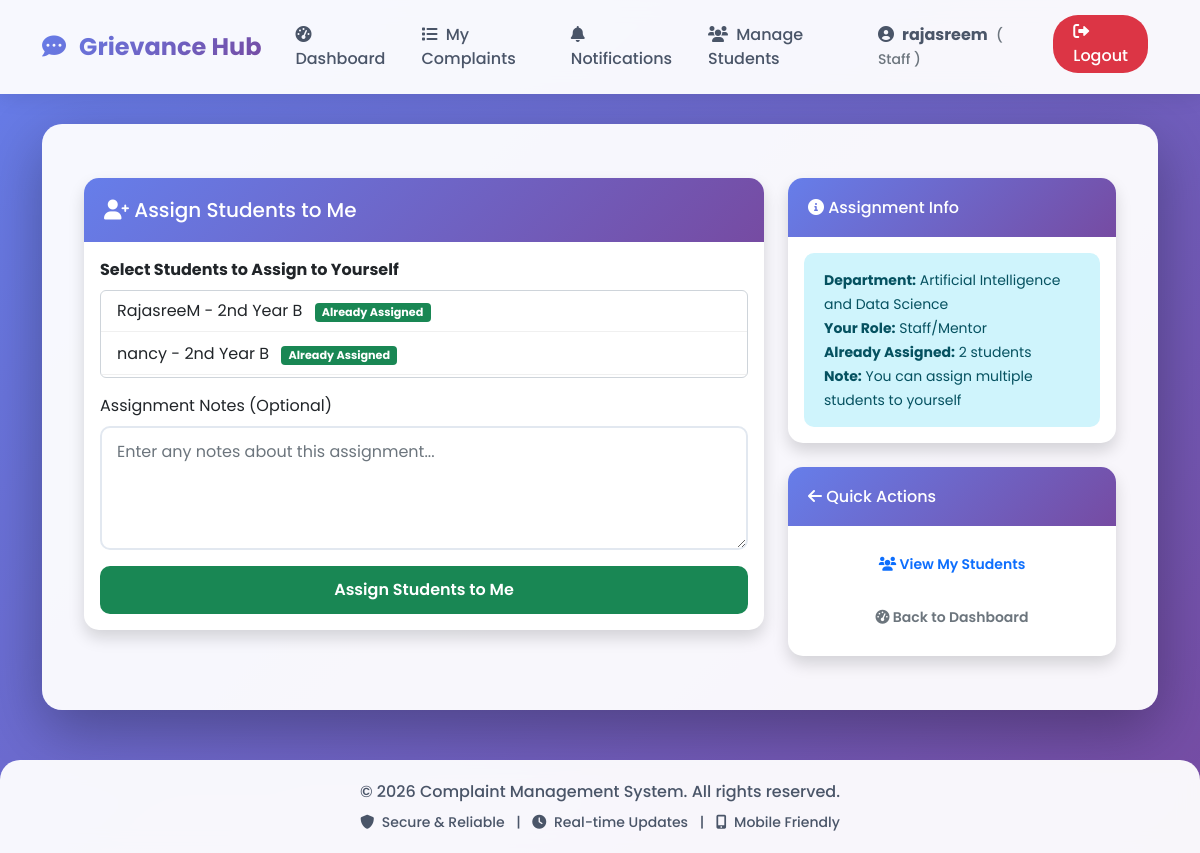
The app's page /staff/assign-students (signed in) with its own data.
### models.py (models this page shows)
class User(UserMixin, db.Model):
    id = db.Column(db.Integer, primary_key=True)
    username = db.Column(db.String(80), unique=True, nullable=False)
    email = db.Column(db.String(120), unique=True, nullable=False)
    password = db.Column(db.String(200), nullable=False)
    role = db.Column(db.String(20), default='student')  # student, staff/mentor, hod, admin
    department = db.Column(db.String(100))
    year = db.Column(db.String(20))
    section = db.Column(db.String(10))
    parent_name = db.Column(db.String(100))
    parent_phone = db.Column(db.String(15))
    address = db.Column(db.Text)
    mentor_name = db.Column(db.String(100))  # For students - who is their mentor
    phone = db.Column(db.String(15))
    created_at = db.Column(db.DateTime, default=datetime.utcnow)
    complaints = db.relationship('Complaint', backref='author', lazy=True, foreign_keys='Complaint.user_id')
    assigned_complaints = db.relationship('Complaint', backref='assigned_staff', lazy=True, foreign_keys='Complaint.assigned_to')

### app.py (the view)
@app.route('/staff/assign-students')
@login_required
def staff_assign_students():
    if current_user.role != 'staff':
        abort(403)
    form = StaffStudentAssignmentForm(current_user.department)
    assignments = StudentStaffAssignment.query.filter_by(
        staff_id=current_user.id,
        department=current_user.department
    ).all()
    assigned_student_ids = [assignment.student_id for assignment in assignments]
    return render_template('staff_assign_students.html', form=form, assigned_student_ids=assigned_student_ids)

### forms.py
class StaffStudentAssignmentForm(FlaskForm):
    students = SelectMultipleField('Students to Assign to Yourself', choices=[], coerce=int, validators=[DataRequired()])
    notes = TextAreaField('Assignment Notes (Optional)', validators=[Length(max=500)])
    submit = SubmitField('Assign Students to Me')
    def __init__(self, department_name, *args, **kwargs):
        super(StaffStudentAssignmentForm, self).__init__(*args, **kwargs)
        student_list = User.query.filter_by(department=department_name, role='student').all()
        self.students.choices = [(st.id, f"{st.username} - {st.year} {st.section}") for st in student_list]

### app.py (called while the page is built)
def is_super_admin(user):
    return user.role == 'admin' and user.email == 'vanitha.sty3375@gmail.com'

def is_department_admin(user):
    return user.role == 'hod'

@login_manager.user_loader
def load_user(user_id):
    return User.query.get(int(user_id))

@app.context_processor
def utility_processor():
    return {
        'is_super_admin': is_super_admin,
        'is_department_admin': is_department_admin
    }

### templates/staff_assign_students.html (shortened to what this page needs)
{% extends "base.html" %}
{% block content %}
<div class="container py-4">
    <div class="row">
        <div class="col-lg-8">
            <div class="card shadow mb-4">
                <div class="card-header bg-success text-white">
                    <h5 class="mb-0">
                        <i class="fas fa-user-plus"></i> Assign Students to Me
                    </h5>
                </div>
                <div class="card-body">
                    <form method="POST" action="{{ url_for('staff_submit_assignment') }}">
                        <div class="form-group mb-3">
                            <label class="form-label">
                                <strong>Select Students to Assign to Yourself</strong>
                            </label>
                            <div style="height: auto; overflow-y: auto; border: 1px solid #ced4da; padding: 0; border-radius: 0.375rem;">
                                {% if form.students.choices %}
                                    {% for value, label in form.students.choices %}
                                        <div class="form-check p-2" style="border-bottom: 1px solid #f0f0f0;">
                                            <label class="form-check-label" for="student_{{ value }}">
                                                {{ label }}
                                                {% if value in assigned_student_ids %}
                                                    <span class="badge bg-success ms-2">Already Assigned</span>
                                                {% endif %}
                                            </label>
                                        </div>
                                    {% endfor %}
                                {% else %}
                                    <div class="p-3 text-muted text-center">
                                        <small>No students available in this department</small>
                                    </div>
                                {% endif %}
                            </div>
                        </div>
                        <div class="form-group mb-3">
                            <label for="notes" class="form-label">Assignment Notes (Optional)</label>
                            {{ form.notes(class="form-control", rows="4", placeholder="Enter any notes about this assignment...") }}
                        </div>
                        <div class="d-grid gap-2">
                            {{ form.submit(class="btn btn-success btn-block") }}
                        </div>
                    </form>
                </div>
            </div>
        </div>
        <div class="col-lg-4">
            <div class="card shadow mb-4">
                <div class="card-header bg-info text-white">
                    <h6 class="mb-0">
                        <i class="fas fa-info-circle"></i> Assignment Info
                    </h6>
                </div>
                <div class="card-body">
                    <div class="alert alert-info mb-0">
                        <small>
                            <strong>Department:</strong> {{ current_user.department }}<br>
                            <strong>Your Role:</strong> Staff/Mentor<br>
                            <strong>Already Assigned:</strong> {{ assigned_student_ids|length }} students<br>
                            <strong>Note:</strong> You can assign multiple students to yourself
                        </small>
                    </div>
                </div>
            </div>
            <div class="card shadow">
                <div class="card-header bg-primary text-white">
                    <h6 class="mb-0">
                        <i class="fas fa-arrow-left"></i> Quick Actions
                    </h6>
                </div>
                <div class="card-body">
                    <a href="{{ url_for('my_assigned_students') }}" class="btn btn-outline-primary btn-sm w-100 mb-2">
                        <i class="fas fa-users"></i> View My Students
                    </a>
                    <a href="{{ url_for('staff_dashboard') }}" class="btn btn-outline-secondary btn-sm w-100">
                        <i class="fas fa-tachometer-alt"></i> Back to Dashboard
                    </a>
                </div>
            </div>
        </div>
    </div>
</div>
{% endblock %}

### templates/base.html (shortened to what this page needs)
<!DOCTYPE html>
<html lang="en">
<head>
    <link href="https://cdn.jsdelivr.net/npm/bootstrap@5.1.3/dist/css/bootstrap.min.css" rel="stylesheet">
    <link rel="stylesheet" href="https://cdnjs.cloudflare.com/ajax/libs/font-awesome/6.0.0/css/all.min.css">
</head>
<body>
    <nav class="navbar navbar-expand-lg navbar-light">
        <div class="container">
            <a class="navbar-brand" href="{{ url_for('index') }}">
                <i class="fas fa-comment-dots me-2"></i>
                Grievance Hub
            </a>
            <div class="collapse navbar-collapse" id="navbarNav">
                <ul class="navbar-nav ms-auto">
                    {% if current_user.is_authenticated %}
                        <li class="nav-item">
                            {% if is_super_admin(current_user) %}
                                <a class="nav-link" href="{{ url_for('super_admin_dashboard') }}">
                                    <i class="fas fa-tachometer-alt me-1"></i> Dashboard
                                </a>
                            {% elif is_department_admin(current_user) %}
                                <a class="nav-link" href="{{ url_for('hod_dashboard') }}">
                                    <i class="fas fa-tachometer-alt me-1"></i> Dashboard
                                </a>
                            {% elif current_user.role == 'staff' %}
                                <a class="nav-link" href="{{ url_for('staff_dashboard') }}">
                                    <i class="fas fa-tachometer-alt me-1"></i> Dashboard
                                </a>
                            {% else %}
                                <a class="nav-link" href="{{ url_for('dashboard') }}">
                                    <i class="fas fa-tachometer-alt me-1"></i> Dashboard
                                </a>
                            {% endif %}
                        </li>
                        <li class="nav-item">
                            <a class="nav-link" href="{{ url_for('view_complaints') }}">
                                <i class="fas fa-list me-1"></i> My Complaints
                            </a>
                        </li>
                        <li class="nav-item position-relative">
                            <a class="nav-link" href="{{ url_for('view_notifications') }}">
                                <i class="fas fa-bell me-1"></i> Notifications
                                {% set unread = current_user.notifications|selectattr('is_read', 'equalto', false)|list|length %}
                            </a>
                        </li>
                        {% if current_user.role == 'staff' %}
                            <li class="nav-item">
                                <a class="nav-link" href="{{ url_for('mentor_students') }}">
                                    <i class="fas fa-users me-1"></i> Manage Students
                                </a>
                            </li>
                        {% endif %}
                        <li class="nav-item me-2">
                            <span class="nav-link">
                                <i class="fas fa-user-circle me-1"></i>
                                <strong>{{ current_user.username }}</strong>
                                <small class="text-muted ms-1">
                                    ({% if is_super_admin(current_user) %}
                                        Super Admin
                                    {% elif is_department_admin(current_user) %}
                                        HOD
                                    {% elif current_user.role == 'staff' %}
                                        Staff
                                    {% else %}
                                        Student
                                    {% endif %})
                                </small>
                            </span>
                        </li>
                        <li class="nav-item">
                            <a class="nav-link logout-btn" href="{{ url_for('logout') }}"
                               onclick="return confirm('Are you sure you want to logout?')">
                                <i class="fas fa-sign-out-alt"></i> Logout
                            </a>
                        </li>
                    {% endif %}
                </ul>
            </div>
        </div>
    </nav>
    <div class="container">
        <div class="main-content">
            {% block content %}{% endblock %}
        </div>
    </div>
    <footer class="footer">
        <div class="container">
            <p class="mb-0">&copy; 2026 Complaint Management System. All rights reserved.</p>
            <p class="mb-0 mt-2 small">
                <i class="fas fa-shield-alt me-1"></i> Secure & Reliable
                <span class="mx-2">|</span>
                <i class="fas fa-clock me-1"></i> Real-time Updates
                <span class="mx-2">|</span>
                <i class="fas fa-mobile-alt me-1"></i> Mobile Friendly
            </p>
        </div>
    </footer>
</body>
</html>

### templates/base.html (style rules this page uses)
* { font-family: 'Poppins', sans-serif; }
body { background: linear-gradient(135deg, #667eea 0%, #764ba2 100%); min-height: 100vh; background-attachment: fixed; }
.navbar { background: rgba(255, 255, 255, 0.95) !important; backdrop-filter: blur(10px); box-shadow: 0 2px 20px rgba(0,0,0,0.1); padding: 15px 0; }
.navbar-brand { font-weight: 700; font-size: 1.5rem; background: linear-gradient(135deg, #667eea 0%, #764ba2 100%); -webkit-background-clip: text; -webkit-text-fill-color: transparent; transition: transform 0.3s ease; }
.nav-link { font-weight: 500; color: #4a5568 !important; margin: 0 10px; position: relative; transition: color 0.3s ease; }
.logout-btn { background-color: #dc3545; color: white !important; border-radius: 25px; padding: 5px 20px !important; margin-left: 15px; transition: all 0.3s ease; }
.main-content { background: rgba(255, 255, 255, 0.95); border-radius: 20px; padding: 30px; margin: 30px 0; box-shadow: 0 20px 60px rgba(0,0,0,0.3); animation: fadeInUp 0.5s ease; }
.card { border: none; border-radius: 15px; box-shadow: 0 10px 30px rgba(0,0,0,0.1); transition: all 0.3s ease; overflow: hidden; }
.card-header { background: linear-gradient(135deg, #667eea 0%, #764ba2 100%); color: white; font-weight: 600; border: none; padding: 20px; }
.btn { border-radius: 10px; padding: 12px 30px; font-weight: 600; transition: all 0.3s ease; border: none; }
.form-control, .form-select { border: 2px solid #e2e8f0; border-radius: 10px; padding: 12px 15px; transition: all 0.3s ease; }
.alert { border-radius: 10px; border: none; padding: 15px 20px; animation: slideInDown 0.5s ease; }
.footer { background: rgba(255, 255, 255, 0.95); backdrop-filter: blur(10px); padding: 20px 0; margin-top: 50px; border-radius: 20px 20px 0 0; color: #4a5568; text-align: center; font-weight: 500; }

### templates/staff_assign_students.html (style rules this page uses)
.form-check-label { cursor: pointer; margin-left: 0.5rem; }
.badge { font-size: 0.7em; }

### records on screen
User: username "rajasreem", department "Artificial Intelligence and Data Science"

### other values on screen
{{ label }} "RajasreeM - 2nd Year B" "nancy - 2nd Year B"
{{ assigned_student_ids|length }} "2"
